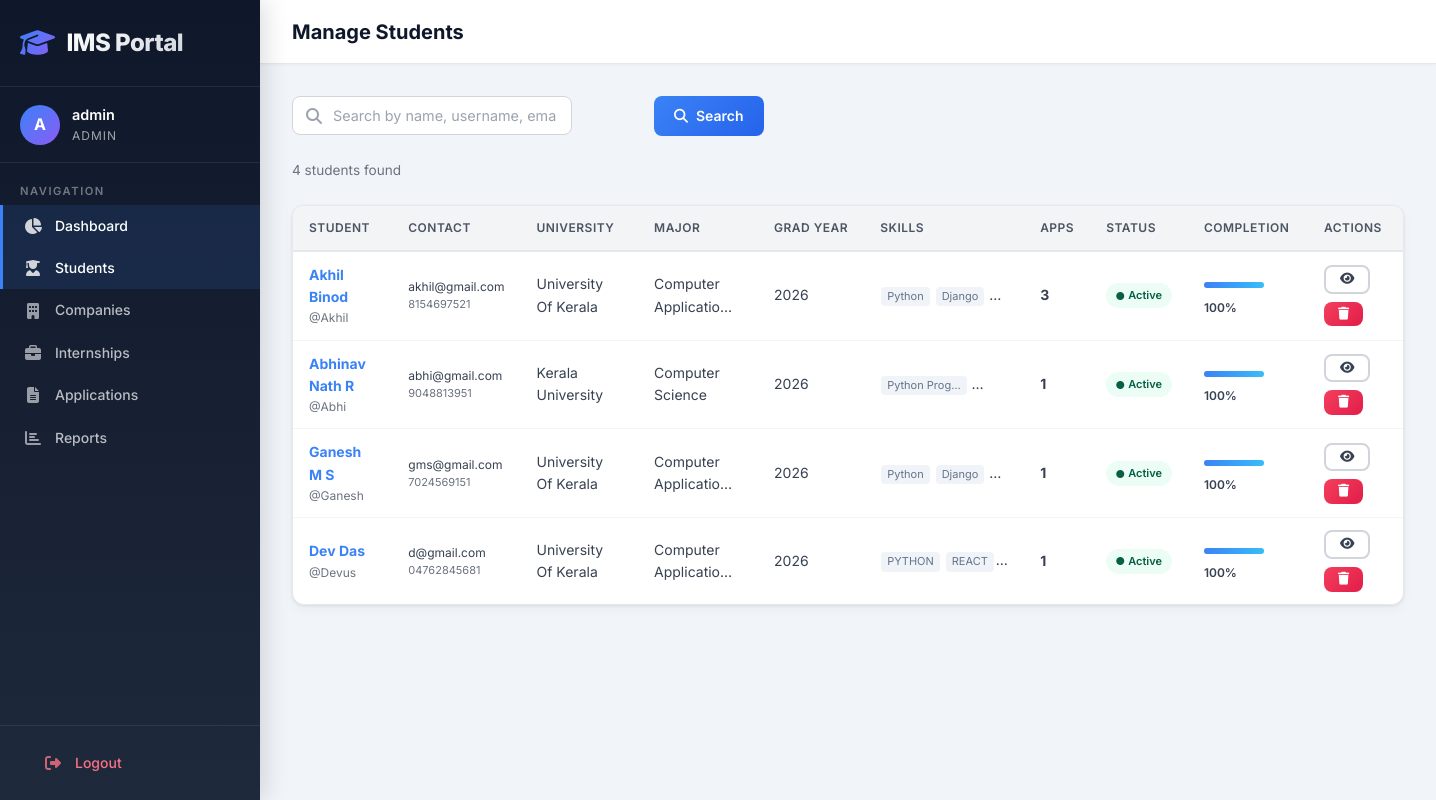
/admin-dashboard/students/ (signed in), run on the app's committed database.
### accounts/models.py (models this page shows, shortened)
class User(AbstractUser):
    ROLE_CHOICES = (
        ('admin', 'Admin'),
        ('student', 'Student'),
        ('company', 'Company'),
    )
    email = models.EmailField(unique=True)
    role = models.CharField(max_length=10, choices=ROLE_CHOICES)
    objects = CustomUserManager()
    REQUIRED_FIELDS = ['email']
    @property
    def is_admin(self):
        return self.role == 'admin'
    @property
    def is_student(self):
        return self.role == 'student'

### students/models.py (models this page shows, shortened)
class StudentProfile(models.Model):
    user = models.OneToOneField(settings.AUTH_USER_MODEL, on_delete=models.CASCADE, related_name='student_profile')
    first_name = models.CharField(max_length=100, blank=True)
    last_name = models.CharField(max_length=100, blank=True)
    phone = models.CharField(max_length=20, blank=True)
    university = models.CharField(max_length=200, blank=True)
    degree = models.CharField(max_length=100, blank=True)
    major = models.CharField(max_length=100, blank=True)
    graduation_year = models.IntegerField(null=True, blank=True)
    gpa = models.DecimalField(max_digits=4, decimal_places=2, null=True, blank=True)
    skills = models.TextField(blank=True, help_text='Comma-separated skills')
    bio = models.TextField(blank=True)
    resume = models.FileField(
        upload_to=resume_upload_path,
        blank=True,
        null=True,
        validators=[FileExtensionValidator(allowed_extensions=['pdf', 'doc', 'docx'])]
    )
    profile_picture = models.ImageField(upload_to='profile_pics/students/', blank=True, null=True)
    linkedin_url = models.URLField(blank=True)
    github_url = models.URLField(blank=True)
    created_at = models.DateTimeField(auto_now_add=True)
    updated_at = models.DateTimeField(auto_now=True)
    class Meta:
        ordering = ['-created_at']
    @property
    def full_name(self):
        return f"{self.first_name} {self.last_name}".strip() or self.user.username
    @property
    def profile_completion(self):
        fields = ['first_name', 'last_name', 'phone', 'university', 'degree', 'major', 'graduation_year', 'skills', 'bio', 'resume']
        filled = sum(1 for f in fields if getattr(self, f))
        return int((filled / len(fields)) * 100)

### dashboard/views.py (the view, shortened to what this page needs)
# urls.py: path('students/', views.manage_students, name='manage_students'),
@login_required
@admin_required
def manage_students(request):
    q = request.GET.get('q', '')
    students = StudentProfile.objects.select_related('user').annotate(
        total_applications=Count('applications')
    )
    return render(request, 'dashboard/manage_students.html', {'students': students, 'search_query': q})

### students/context_processors.py (called while the page is built)
def unread_notifications_count(request):
    if request.user.is_authenticated and request.user.is_student:
        count = request.user.notifications.filter(is_read=False).count()
        return {'unread_notifications_count': count}
    return {'unread_notifications_count': 0}

### students/templatetags/student_extras.py (called while the page is built)
@register.filter
@stringfilter
def split(value, delimiter=","):
    if not value:
        return []
    return [item.strip() for item in value.split(delimiter) if item.strip()]

### templates/dashboard/manage_students.html (shortened to what this page needs)
{% extends 'base.html' %}
{% load student_extras %}
{% block page_title %}Manage Students{% endblock %}
{% block content %}
<form method="GET" class="filter-bar">
    <div class="search-input-wrapper">
        <i class="fas fa-search"></i>
        <input type="text" name="q" class="form-control" placeholder="Search by name, username, email, university, or skills..." value="{{ search_query|default:'' }}">
    </div>
    <button type="submit" class="btn btn-primary"><i class="fas fa-search"></i> Search</button>
</form>
<p class="text-muted text-sm mb-3">{{ students|length }} student{{ students|length|pluralize }} found</p>
{% if students %}
<div class="table-container" style="overflow-x: auto;">
    <table class="table" style="min-width: 1100px;">
        <thead>
            <tr>
                <th>Student</th>
                <th>Contact</th>
                <th>University</th>
                <th>Major</th>
                <th>Grad Year</th>
                <th>Skills</th>
                <th>Apps</th>
                <th>Status</th>
                <th>Completion</th>
                <th>Actions</th>
            </tr>
        </thead>
        <tbody>
            {% for student in students %}
            <tr>
                <td>
                    <a href="{% url 'dashboard:view_student' student.pk %}"><strong>{{ student.full_name }}</strong></a>
                    <div class="text-muted" style="font-size: 12px;">@{{ student.user.username }}</div>
                </td>
                <td class="student-cell">
                    <div style="font-size: 12px;">{{ student.user.email }}</div>
                    <div class="text-muted" style="font-size: 11px;">{{ student.phone|default:"—" }}</div>
                </td>
                <td>{{ student.university|default:"—"|truncatechars:25 }}</td>
                <td>{{ student.major|default:"—"|truncatechars:20 }}</td>
                <td>{{ student.graduation_year|default:"—" }}</td>
                <td class="student-cell">
                    {% if student.skills %}
                        {% for skill in student.skills|split:","|slice:":3" %}
                        <span class="skill-tag-sm">{{ skill|truncatechars:12 }}</span>
                        {% endfor %}
                    {% else %}
                    <span class="text-muted">—</span>
                    {% endif %}
                </td>
                <td><strong>{{ student.total_applications }}</strong></td>
                <td>
                    {% if student.user.is_active %}
                    <span class="badge badge-approved" style="font-size: 11px;"><i class="fas fa-circle" style="font-size: 8px;"></i> Active</span>
                    {% else %}
                    <span class="badge badge-rejected" style="font-size: 11px;"><i class="fas fa-circle" style="font-size: 8px;"></i> Inactive</span>
                    {% endif %}
                </td>
                <td>
                    <div class="completion-bar"><div class="completion-bar-fill" style="width: {{ student.profile_completion }}%;"></div></div>
                    <span style="font-size: 12px; font-weight: 600;">{{ student.profile_completion }}%</span>
                </td>
                <td>
                    <div class="btn-group">
                        <a href="{% url 'dashboard:view_student' student.pk %}" class="btn btn-sm btn-outline" title="View Details"><i class="fas fa-eye"></i></a>
                        <form method="POST" action="{% url 'dashboard:delete_student' student.pk %}" style="display:inline;" data-confirm="Are you sure you want to delete {{ student.full_name }}? This will also delete their account and all applications.">
                            <button type="submit" class="btn btn-sm btn-danger" title="Delete"><i class="fas fa-trash"></i></button>
                        </form>
                    </div>
                </td>
            </tr>
            {% endfor %}
        </tbody>
    </table>
</div>
{% else %}
<div class="empty-state">
    <i class="fas fa-user-graduate"></i>
    <h3>No Students Found</h3>
    <p>{% if search_query %}No students match your search. Try different keywords.{% else %}No students have registered yet.{% endif %}</p>
</div>
{% endif %}
{% endblock %}

### templates/base.html (shortened to what this page needs)
{% load static %}
<!DOCTYPE html>
<html lang="en">
<head>
    <link rel="stylesheet" href="https://cdnjs.cloudflare.com/ajax/libs/font-awesome/6.5.1/css/all.min.css">
    <link rel="stylesheet" href="{% static 'css/style.css' %}">
</head>
<body>
    {% if user.is_authenticated %}
    <div class="app-layout">
        <aside class="sidebar">
            <div class="sidebar-header">
                <div class="sidebar-logo">
                    <i class="fas fa-graduation-cap"></i>
                    <span>IMS Portal</span>
                </div>
            </div>
            <div class="sidebar-user">
                <div class="sidebar-user-info">
                    <div class="sidebar-user-avatar">{{ user.username|make_list|first|upper }}</div>
                    <div class="sidebar-user-details">
                        <div class="sidebar-username">{{ user.username }}</div>
                        <div class="sidebar-role">{{ user.get_role_display }}</div>
                    </div>
                </div>
            </div>
            <nav class="sidebar-nav">
                <div class="sidebar-nav-section">Navigation</div>
                {% if user.is_admin %}
                <a href="{% url 'dashboard:admin_dashboard' %}" class="sidebar-link"><i class="fas fa-chart-pie"></i> Dashboard</a>
                <a href="{% url 'dashboard:manage_students' %}" class="sidebar-link"><i class="fas fa-user-graduate"></i> Students</a>
                <a href="{% url 'dashboard:manage_companies' %}" class="sidebar-link"><i class="fas fa-building"></i> Companies</a>
                <a href="{% url 'dashboard:manage_internships' %}" class="sidebar-link"><i class="fas fa-briefcase"></i> Internships</a>
                <a href="{% url 'dashboard:manage_applications' %}" class="sidebar-link"><i class="fas fa-file-alt"></i> Applications</a>
                <a href="{% url 'dashboard:reports' %}" class="sidebar-link"><i class="fas fa-chart-bar"></i> Reports</a>
                {% endif %}
            </nav>
            <div class="sidebar-footer">
                <a href="{% url 'accounts:logout' %}" class="sidebar-link logout-link"><i class="fas fa-sign-out-alt"></i> Logout</a>
            </div>
        </aside>
        <div class="main-content">
            <header class="topbar">
                <h1 class="topbar-title">{% block page_title %}Dashboard{% endblock %}</h1>
            </header>
            <main class="content-area">
    {% endif %}
    {% block content %}{% endblock %}
    </main>
    {% if user.is_authenticated %}
        </div>
    </div>
    {% endif %}
</body>
</html>

### templates/dashboard/manage_students.html (style rules this page uses)
.student-cell { max-width: 160px; overflow: hidden; text-overflow: ellipsis; white-space: nowrap; }
.student-cell .skill-tag-sm { display: inline-block; padding: 1px 6px; font-size: 11px; border-radius: 4px; background: var(--bg-light, #f0f4f8); color: var(--text-muted, #64748b); margin: 1px; }
.completion-bar { width: 60px; height: 6px; background: #e2e8f0; border-radius: 3px; display: inline-block; vertical-align: middle; margin-right: 6px; }
.completion-bar-fill { height: 100%; border-radius: 3px; background: linear-gradient(90deg, var(--blue), #38bdf8); }

### data on the page
User: username|make_list "A", username "admin", role "ADMIN"
StudentProfile: full_name "Akhil Binod", user.username "Akhil", user.email "akhil@gmail.com", phone "8154697521", university "University Of Kerala", major "Computer Applicatio…", graduation_year "2026", skills "Python" "Django", total_applications "3", shows "Active", profile_completion "100"
StudentProfile: full_name "Abhinav Nath R", user.username "Abhi", user.email "abhi@gmail.com", phone "9048813951", university "Kerala University", major "Computer Science", graduation_year "2026", skills "Python Prog…" "HT…", total_applications "1", shows "Active", profile_completion "100"
StudentProfile: full_name "Ganesh M S", user.username "Ganesh", user.email "gms@gmail.com", phone "7024569151", university "University Of Kerala", major "Computer Applicatio…", graduation_year "2026", skills "Python" "Django", total_applications "1", shows "Active", profile_completion "100"
StudentProfile: full_name "Dev Das", user.username "Devus", user.email "d@gmail.com", phone "04762845681", university "University Of Kerala", major "Computer Applicatio…", graduation_year "2026", skills "PYTHON" "REACT", total_applications "1", shows "Active", profile_completion "100"

### other printed values
{{ students|length }} "4"
